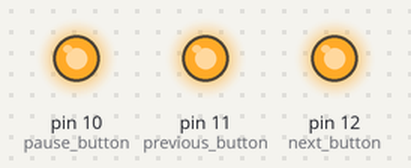
Bench run of a sketch on a simulated Arduino Uno, built with avr-gcc and run on an emulated ATmega328P. Parts: output pins drawn as LEDs (lit = HIGH). EEPROM starts erased.

Above: at 57.1 s.
Timing chart, 0 to 58.6 s (numbered marks = the images above):
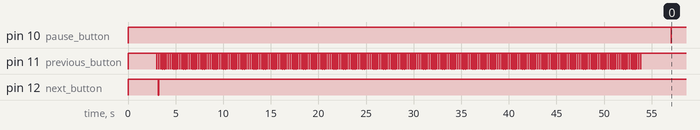

The sketch:

MP__chip_test.ino
```cpp
#include <EEPROM.h>
int temp;
void setup()
{
  pinMode(10,OUTPUT);// pause button
  pinMode(11,OUTPUT);//previous button
  pinMode(12,OUTPUT);// next button
  initialise();
  Serial.begin(9600);
  delay(3000);
  repeat(2);
  play_first_once();
}

void loop()
{

}


void initialise()
{

 digitalWrite(10,HIGH);
 digitalWrite(11,HIGH);
 digitalWrite(12,HIGH);
}

void press_next()
{
 digitalWrite(12,LOW);
 delay(20);
 digitalWrite(12,HIGH);
}

void press_previous()
{
 digitalWrite(11,LOW);
 delay(20);
 digitalWrite(11,HIGH);
}

void press_play()
{
 digitalWrite(10,LOW);
 delay(20);
 digitalWrite(10,HIGH);
}

void play_first_once()
{
temp=EEPROM.read(1);

  while(temp>1)
  {
  press_previous();
  temp--;
  EEPROM.write(1,temp);
  delay(180);
  }

EEPROM.write(1,1);
play_once(3000);
}

void play_third_once()
{
temp=EEPROM.read(1);
  while(temp<3)
  {
  press_next();
  temp++;
  EEPROM.write(1,temp);
  delay(180);
  }

EEPROM.write(1,3);
play_once(90000);
}

void loop_second(unsigned int length)
{
  temp=EEPROM.read(1);
  if(temp!=2)
   {
    while(temp<2)
    {
    press_next();
    temp++;
    EEPROM.write(1,temp);
    delay(180);
    }
    EEPROM.write(1,2);
   delay(length);
   }
 repeat(length);
}
void play_once(unsigned long length)
{
  delay(length);
  press_play();
}
void repeat(unsigned long dly)
{
 press_previous();
 delay(180);
 press_next();
 delay(dly);
}
```
